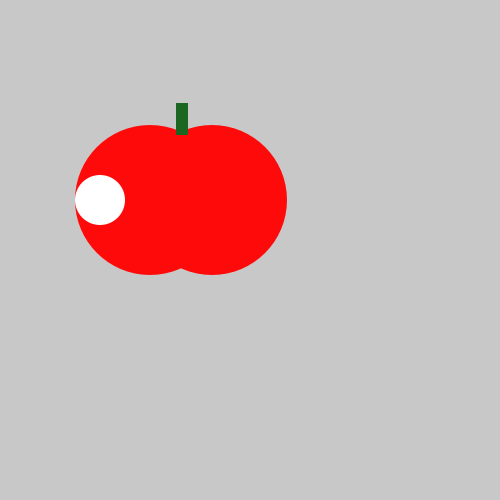
Frame 1 (no input)
Frame 60 (the mouse pressed at the canvas centre just before this capture): identical to frame 1, image omitted
Frame 120 (the mouse held since frame 60 and released just before this capture): identical to frame 1, image omitted

The Processing sketch that drew this single still picture (run headless with seeded random() and noise(); from frame 60 on, the mouse is pressed at the canvas centre):

// Processing sketch: tasty_tomato
// ── tasty_tomato.pde
void setup() {
    size(500, 500);
}
void draw() {
  fill(255,10,10);

    background(200, 200, 200);
    noStroke();
    ellipse(150, 200, 150, 150);
    ellipse(212, 200, 150, 150);
    fill(27, 103, 33);
    rect(176, 103, 12, 32);
    fill(255,255,255);
    ellipse (100, 200, 50, 50);
}
